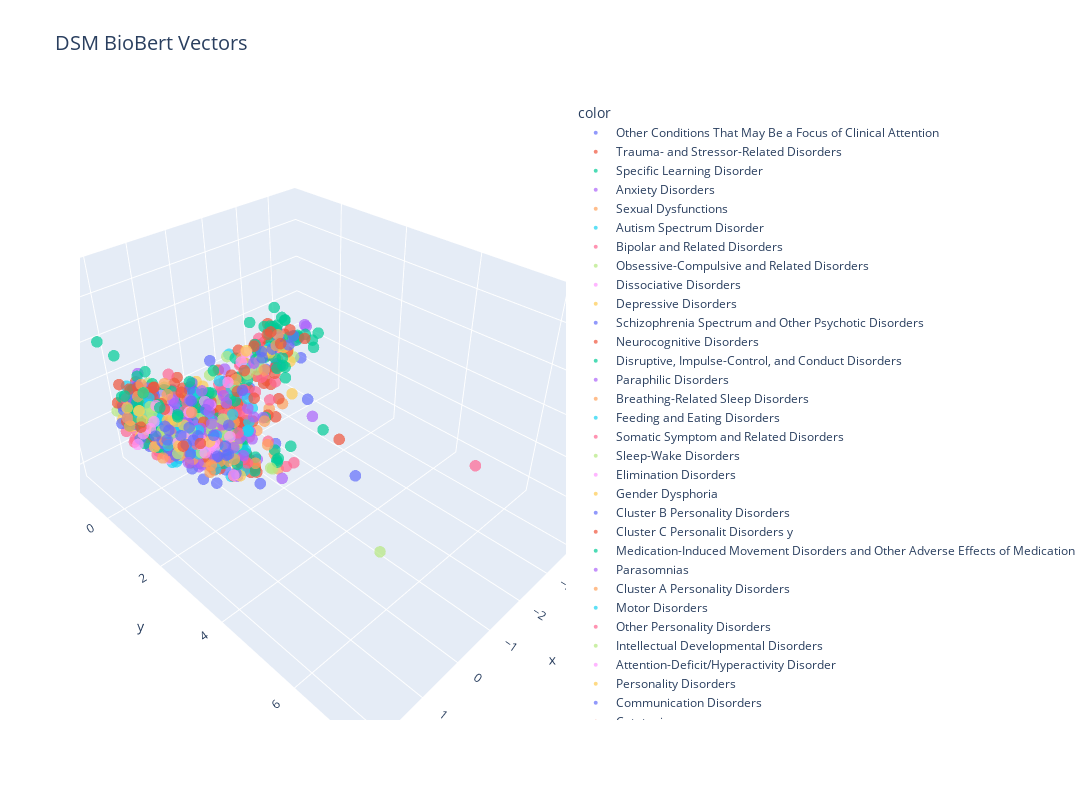

The code cell stored with this chart in its notebook:
### Code cell
fig = px.scatter_3d(
    x=reduced_vectors[:, 0],
    y=reduced_vectors[:, 1],
    z=reduced_vectors[:, 2],
    color=titles,
    title="DSM BioBert Vectors",
    size_max=3,
    opacity=0.7
)
fig.update_traces(marker=dict(size=4))
fig.update_layout(
    width=1200,   # in pixels
    height=800,   # in pixels
    title_font_size=20,
)
fig.show()

fig.write_html("graphs/pca_plot_version1.html")
fig.write_image(
    "graphs/pca_plot_version1.png",
    width=1200,
    height=800,
    scale=1
)
